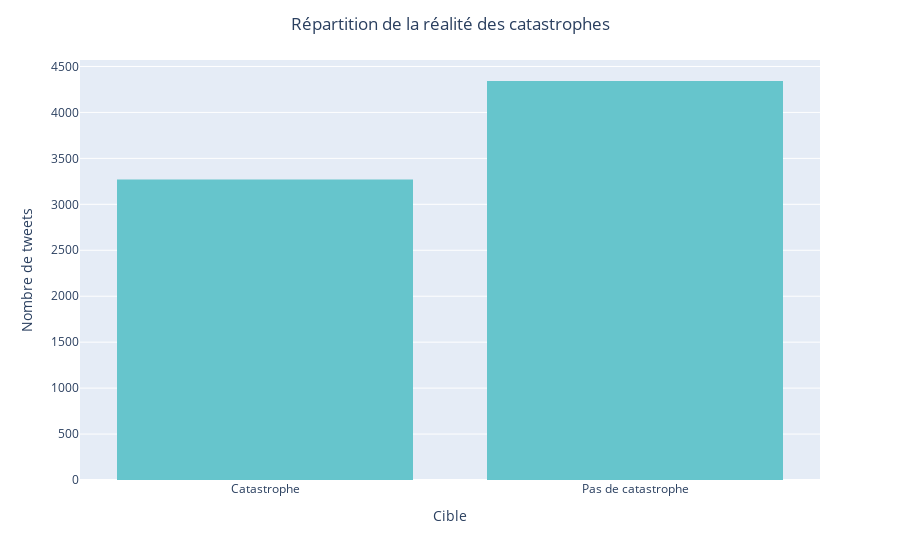

Notebook cell for this chart:
### Markdown cell above
Distribution des catastrophes réelles et non réelles

### Code cell
# Créer une copie pour l'affichage
data_plot = data_train.copy()
data_plot['target'] = data_plot['target'].map({
    0: "Pas de catastrophe",
    1: "Catastrophe"
})
fig = px.histogram(data_plot, x="target", color_discrete_sequence=px.colors.qualitative.Pastel)
fig.update_layout(title="Répartition de la réalité des catastrophes", yaxis_title="Nombre de tweets", xaxis_title="Cible", title_x=0.5)
fig.show()

### Figure 1 — Plotly figure (JSON) as saved in the notebook; plotly's stock layout.template omitted (floating-point values rounded to 4 significant figures; data arrays with more than 128 entries replaced by an {"elided": "..."} marker saying what was removed)
{"data": [{"bingroup": "x", "hovertemplate": "target=%{x}<br>count=%{y}<extra></extra>", "legendgroup": "", "marker": {"color": "rgb(102, 197, 204)", "pattern": {"shape": ""}}, "name": "", "orientation": "v", "showlegend": false, "type": "histogram", "x": {"elided": "7613 str values"}, "xaxis": "x", "yaxis": "y"}], "layout": {"barmode": "relative", "legend": {"tracegroupgap": 0}, "margin": {"t": 60}, "title": {"text": "Répartition de la réalité des catastrophes", "x": 0.5}, "xaxis": {"anchor": "y", "domain": [0, 1], "title": {"text": "Cible"}}, "yaxis": {"anchor": "x", "domain": [0, 1], "title": {"text": "Nombre de tweets"}}}}
